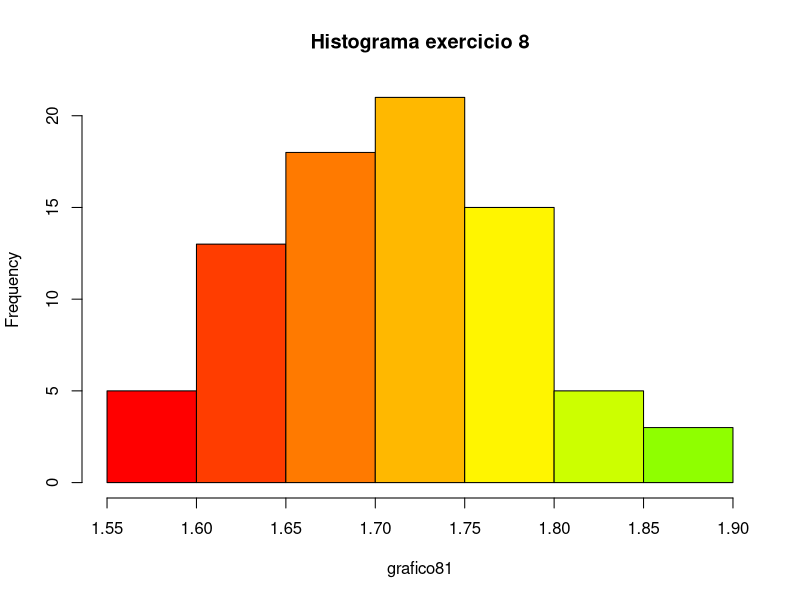

Write R code to recreate this figure.
library(readxl)
library(MASS)
exercicio8 <- read_excel("dados/exercicio8.xls")

grafico81 <- exercicio8$`Altura dos pacientes`
grafico81

grafico81.freq = table(grafico81)


jpeg('graficos/exercicio8_hist.jpeg')

hist(grafico81, col = rainbow(25), main = "Histograma exercicio 8")

dev.off()
